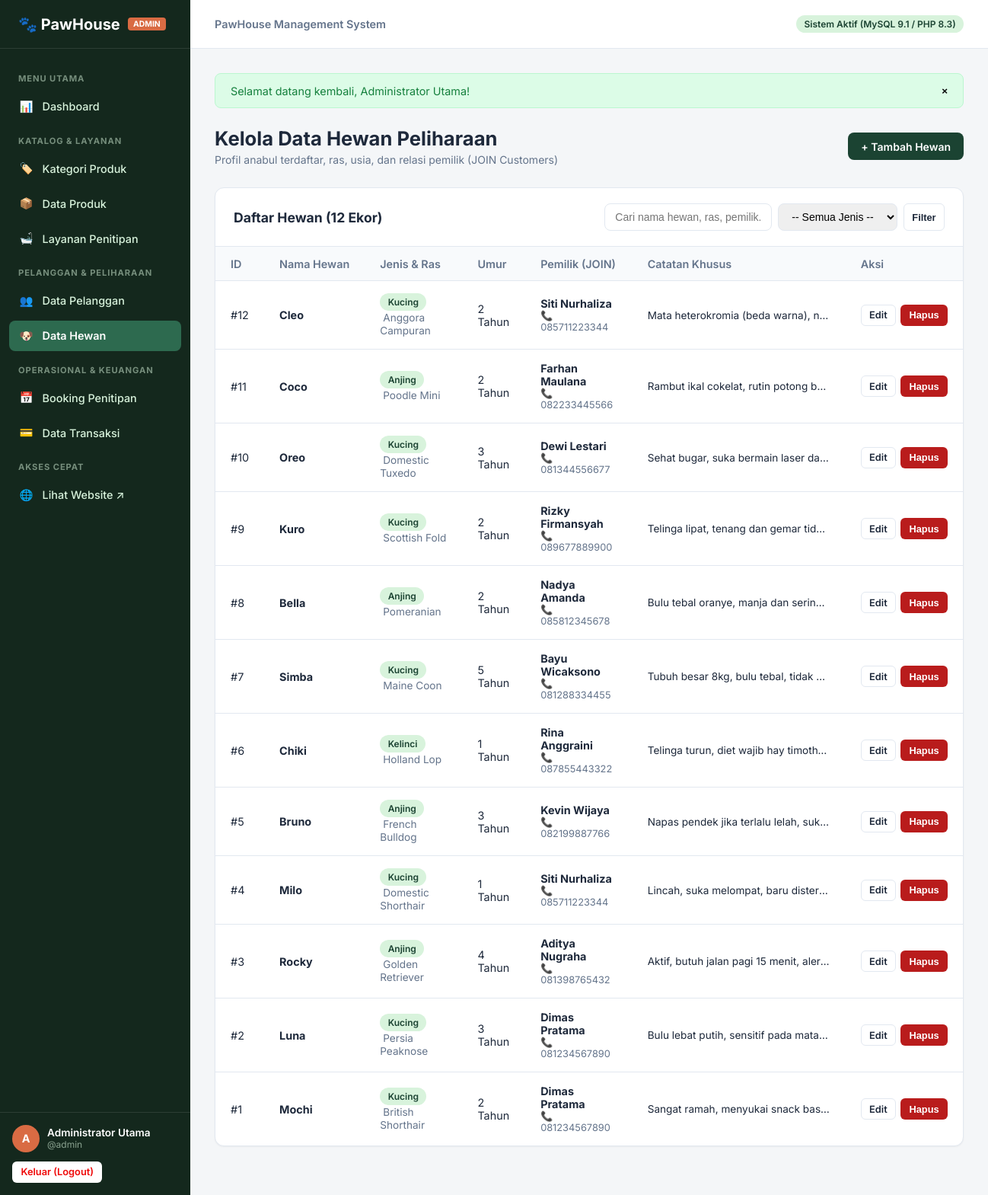
Before: /admin/pets/index.php (signed in) with the older database file.
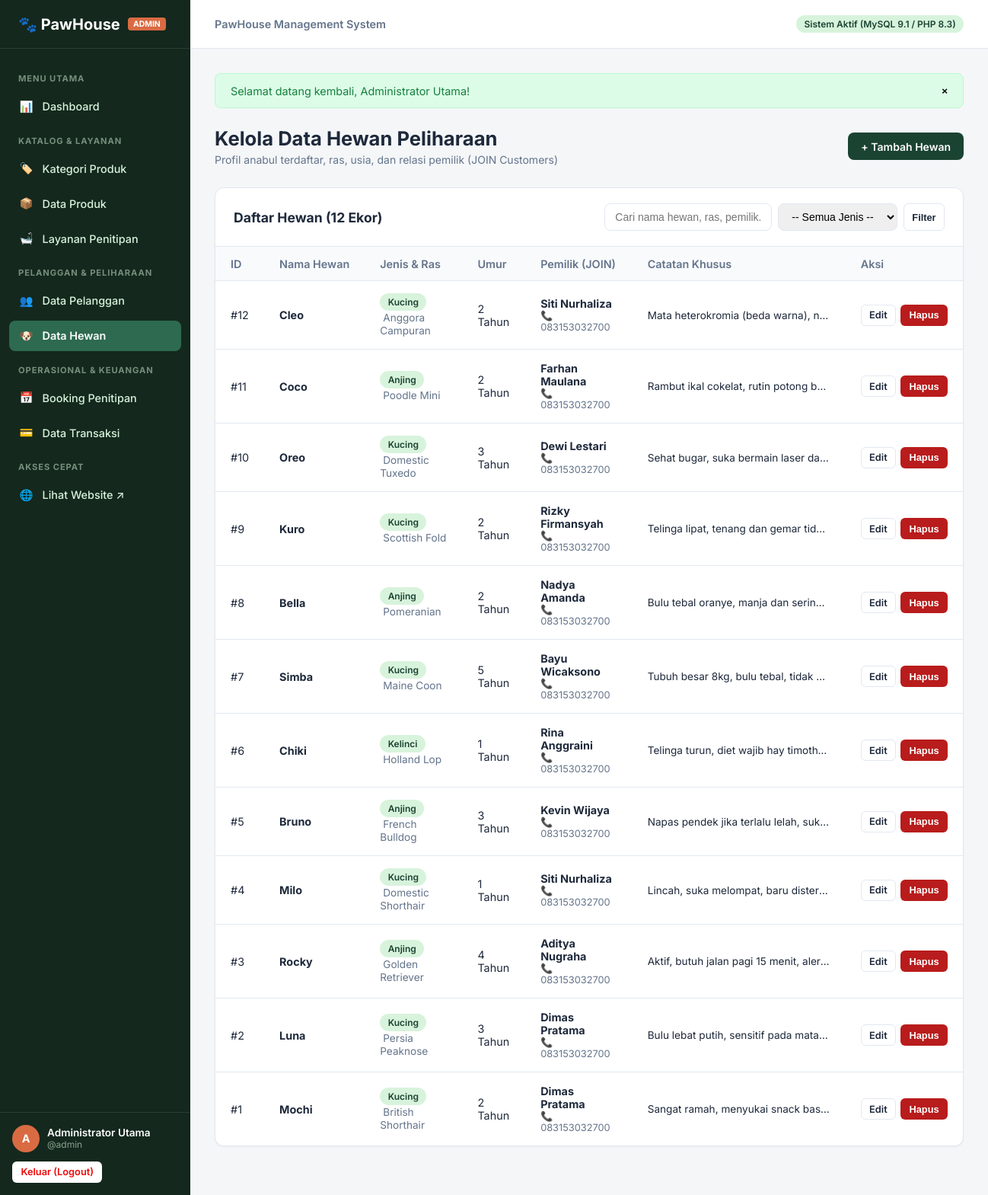
After: the same page with the newer database file.
### tables this page shows
CREATE TABLE `pets` (
  `id` INT AUTO_INCREMENT PRIMARY KEY,
  `customer_id` INT NOT NULL,
  `name` VARCHAR(100) NOT NULL,
  `type` VARCHAR(50) NOT NULL,
  `breed` VARCHAR(100) NULL,
  `age` INT NOT NULL DEFAULT 1,
  `notes` TEXT NULL,
  `created_at` TIMESTAMP DEFAULT CURRENT_TIMESTAMP,
  CONSTRAINT `fk_pets_customer` FOREIGN KEY (`customer_id`) 
    REFERENCES `customers` (`id`) ON UPDATE CASCADE ON DELETE CASCADE
);

CREATE TABLE `customers` (
  `id` INT AUTO_INCREMENT PRIMARY KEY,
  `name` VARCHAR(100) NOT NULL,
  `phone` VARCHAR(20) NOT NULL,
  `email` VARCHAR(100) NULL,
  `address` TEXT NULL,
  `created_at` TIMESTAMP DEFAULT CURRENT_TIMESTAMP
);

### config/database.php (called while the page is built, shortened)
<?php
function base_url(string $path = ''): string {
    return BASE_URL . ($path ? '/' . ltrim($path, '/') : '');
}
function asset_url(string $path = ''): string {
    return base_url('assets/' . ltrim($path, '/'));
}

### includes/auth.php (called while the page is built, shortened)
<?php
require_once __DIR__ . '/functions.php';
function auth_user(): ?array {
    return $_SESSION['user'] ?? null;
}

### includes/functions.php (called while the page is built, shortened)
<?php
function e(?string $value): string {
    return htmlspecialchars((string)$value, ENT_QUOTES, 'UTF-8');
}
function get_flash(): ?array {
    if (isset($_SESSION['flash'])) {
        $flash = $_SESSION['flash'];
        return $flash;
    }
    return null;
}

### admin/pets/index.php (the view, shortened to what this page needs)
<?php
require_once __DIR__ . '/../../config/database.php';
require_once __DIR__ . '/../../includes/functions.php';
require_once __DIR__ . '/../../includes/auth.php';
$pdo = db();
$search = trim($_GET['q'] ?? '');
$sql = "
    SELECT
        pet.*,
        cust.name AS owner_name,
        cust.phone AS owner_phone
    FROM pets pet
    JOIN customers cust ON pet.customer_id = cust.id
    WHERE 1=1
";
$params = [];
$sql .= " ORDER BY pet.id DESC";
$stmt = $pdo->prepare($sql);
$stmt->execute($params);
$pets = $stmt->fetchAll();
$activeMenu = 'pets';
require_once __DIR__ . '/../../includes/admin-header.php';
?>
<div class="page-header">
    <div>
        <h1 class="page-title">Kelola Data Hewan Peliharaan</h1>
        <p class="page-subtitle">Profil anabul terdaftar, ras, usia, dan relasi pemilik (JOIN Customers)</p>
    </div>
    <div>
        <a href="<?= base_url('admin/pets/create.php') ?>" class="btn btn-primary">+ Tambah Hewan</a>
    </div>
</div>
<div class="data-card">
    <div class="data-card-header">
        <h2 class="data-card-title">Daftar Hewan (<?= count($pets) ?> Ekor)</h2>
        <div class="card-toolbar">
            <form action="<?= base_url('admin/pets/index.php') ?>" method="GET" style="display:flex; gap:0.5rem; flex-wrap:wrap;">
                <input type="text" name="q" class="search-input" placeholder="Cari nama hewan, ras, pemilik..." value="<?= e($search) ?>">
                <select name="type" class="search-input" style="min-width: 140px;">
                    <option value="">-- Semua Jenis --</option>
                </select>
                <button type="submit" class="btn btn-outline btn-sm">Filter</button>
            </form>
        </div>
    </div>
    <div class="table-responsive">
        <table class="admin-table">
            <thead>
                <tr>
                    <th style="width: 50px;">ID</th>
                    <th>Nama Hewan</th>
                    <th>Jenis & Ras</th>
                    <th>Umur</th>
                    <th>Pemilik (JOIN)</th>
                    <th>Catatan Khusus</th>
                    <th style="width: 140px;">Aksi</th>
                </tr>
            </thead>
            <tbody>
                <?php if (empty($pets)): ?>
                    <tr>
                        <td colspan="7" class="empty-state">Tidak ada data hewan ditemukan.</td>
                    </tr>
                <?php else: ?>
                    <?php foreach ($pets as $p): ?>
                        <tr>
                            <td>#<?= e($p['id']) ?></td>
                            <td><strong><?= e($p['name']) ?></strong></td>
                            <td>
                                <span class="badge badge-primary"><?= e($p['type']) ?></span>
                                <span style="font-size: 0.85rem; color: var(--admin-text-muted); margin-left: 4px;"><?= e($p['breed'] ?: 'Campuran') ?></span>
                            </td>
                            <td><?= e($p['age']) ?> Tahun</td>
                            <td>
                                <div><strong><?= e($p['owner_name']) ?></strong></div>
                                <div style="font-size: 0.8rem; color: var(--admin-text-muted);">📞 <?= e($p['owner_phone']) ?></div>
                            </td>
                            <td>
                                <div style="font-size: 0.85rem; max-width: 240px; white-space: nowrap; overflow: hidden; text-overflow: ellipsis;">
                                    <?= e($p['notes'] ?: '-') ?>
                                </div>
                            </td>
                            <td>
                                <div class="actions-cell">
                                    <a href="<?= base_url('admin/pets/edit.php?id=' . $p['id']) ?>" class="btn btn-outline btn-sm">Edit</a>
                                    <form action="<?= base_url('admin/pets/delete.php') ?>" method="POST" class="form-delete" data-name="hewan <?= e($p['name']) ?>" style="display:inline;">
                                        <button type="submit" class="btn btn-danger btn-sm">Hapus</button>
                                    </form>
                                </div>
                            </td>
                        </tr>
                    <?php endforeach; ?>
                <?php endif; ?>
            </tbody>
        </table>
    </div>
</div>
<?php require_once __DIR__ . '/../../includes/admin-footer.php'; ?>

### includes/admin-header.php (shortened to what this page needs)
<?php
require_once __DIR__ . '/../config/database.php';
require_once __DIR__ . '/functions.php';
require_once __DIR__ . '/auth.php';
$flash = get_flash();
?>
<!DOCTYPE html>
<html lang="id">
<head>
    <link rel="stylesheet" href="<?= asset_url('css/admin.css') ?>">
</head>
<body>
<?php require_once __DIR__ . '/admin-sidebar.php'; ?>
<div class="admin-main">
    <header class="admin-header">
        <div class="header-left">
            <span style="font-weight: 600; color: var(--admin-text-muted); font-size: 0.9rem;">
                PawHouse Management System
            </span>
        </div>
        <div>
            <span class="badge badge-primary">Sistem Aktif (MySQL 9.1 / PHP 8.3)</span>
        </div>
    </header>
    <div class="admin-body">
        <?php if ($flash): ?>
            <div class="alert alert-<?= e($flash['type']) ?>">
                <span><?= e($flash['message']) ?></span>
                <button type="button" onclick="this.parentElement.remove()" style="background:none; border:none; cursor:pointer; font-weight:bold;">&times;</button>
            </div>
        <?php endif; ?>

### includes/admin-sidebar.php
<?php
require_once __DIR__ . '/auth.php';
$currentAdmin = auth_user();
$activeMenu = $activeMenu ?? 'dashboard';
?>
<aside class="admin-sidebar">
    <a href="<?= base_url('admin/index.php') ?>" class="sidebar-brand">
        <span>🐾 PawHouse</span>
        <span class="brand-badge"><?= e($currentAdmin['role'] ?? 'Admin') ?></span>
    </a>
    <nav class="sidebar-nav">
        <span class="nav-section-title">Menu Utama</span>
        <a href="<?= base_url('admin/index.php') ?>" class="sidebar-link <?= $activeMenu === 'dashboard' ? 'active' : '' ?>">
            <span>📊</span>
            <span>Dashboard</span>
        </a>
        <span class="nav-section-title">Katalog & Layanan</span>
        <a href="<?= base_url('admin/categories/index.php') ?>" class="sidebar-link <?= $activeMenu === 'categories' ? 'active' : '' ?>">
            <span>🏷️</span>
            <span>Kategori Produk</span>
        </a>
        <a href="<?= base_url('admin/products/index.php') ?>" class="sidebar-link <?= $activeMenu === 'products' ? 'active' : '' ?>">
            <span>📦</span>
            <span>Data Produk</span>
        </a>
        <a href="<?= base_url('admin/services/index.php') ?>" class="sidebar-link <?= $activeMenu === 'services' ? 'active' : '' ?>">
            <span>🛁</span>
            <span>Layanan Penitipan</span>
        </a>
        <span class="nav-section-title">Pelanggan & Peliharaan</span>
        <a href="<?= base_url('admin/customers/index.php') ?>" class="sidebar-link <?= $activeMenu === 'customers' ? 'active' : '' ?>">
            <span>👥</span>
            <span>Data Pelanggan</span>
        </a>
        <a href="<?= base_url('admin/pets/index.php') ?>" class="sidebar-link <?= $activeMenu === 'pets' ? 'active' : '' ?>">
            <span>🐶</span>
            <span>Data Hewan</span>
        </a>
        <span class="nav-section-title">Operasional & Keuangan</span>
        <a href="<?= base_url('admin/bookings/index.php') ?>" class="sidebar-link <?= $activeMenu === 'bookings' ? 'active' : '' ?>">
            <span>📅</span>
            <span>Booking Penitipan</span>
        </a>
        <a href="<?= base_url('admin/transactions/index.php') ?>" class="sidebar-link <?= $activeMenu === 'transactions' ? 'active' : '' ?>">
            <span>💳</span>
            <span>Data Transaksi</span>
        </a>
        <span class="nav-section-title">Akses Cepat</span>
        <a href="<?= base_url('public/index.php') ?>" target="_blank" class="sidebar-link">
            <span>🌐</span>
            <span>Lihat Website ↗</span>
        </a>
    </nav>
    <div class="sidebar-footer">
        <div class="user-snippet">
            <div class="user-avatar">
                <?= strtoupper(substr($currentAdmin['name'] ?? 'A', 0, 1)) ?>
            </div>
            <div class="user-info">
                <div class="user-name"><?= e($currentAdmin['name'] ?? 'Admin') ?></div>
                <div class="user-role">@<?= e($currentAdmin['username'] ?? 'admin') ?></div>
            </div>
        </div>
        <a href="<?= base_url('admin/logout.php') ?>" class="btn btn-outline btn-sm btn-block" style="color: #ef0909ff; border-color: rgba(255,255,255,0.2);">
            Keluar (Logout)
        </a>
    </div>
</aside>

### includes/admin-footer.php (shortened to what this page needs)
    </div>
</div>
</body>
</html>

Changed rows visible on the page:
changed through a linked row, pets "Cleo": customer.phone "085711223344" → "083153032700"
changed through a linked row, pets "Coco": customer.phone "082233445566" → "083153032700"
changed through a linked row, pets "Oreo": customer.phone "081344556677" → "083153032700"
changed through a linked row, pets "Kuro": customer.phone "089677889900" → "083153032700"
changed through a linked row, pets "Bella": customer.phone "085812345678" → "083153032700"
changed through a linked row, pets "Simba": customer.phone "081288334455" → "083153032700"
changed through a linked row, pets "Chiki": customer.phone "087855443322" → "083153032700"
changed through a linked row, pets "Bruno": customer.phone "082199887766" → "083153032700"
changed through a linked row, pets "Milo": customer.phone "085711223344" → "083153032700"
changed through a linked row, pets "Rocky": customer.phone "081398765432" → "083153032700"
changed through a linked row, pets "Luna": customer.phone "081234567890" → "083153032700"
changed through a linked row, pets "Mochi": customer.phone "081234567890" → "083153032700"
